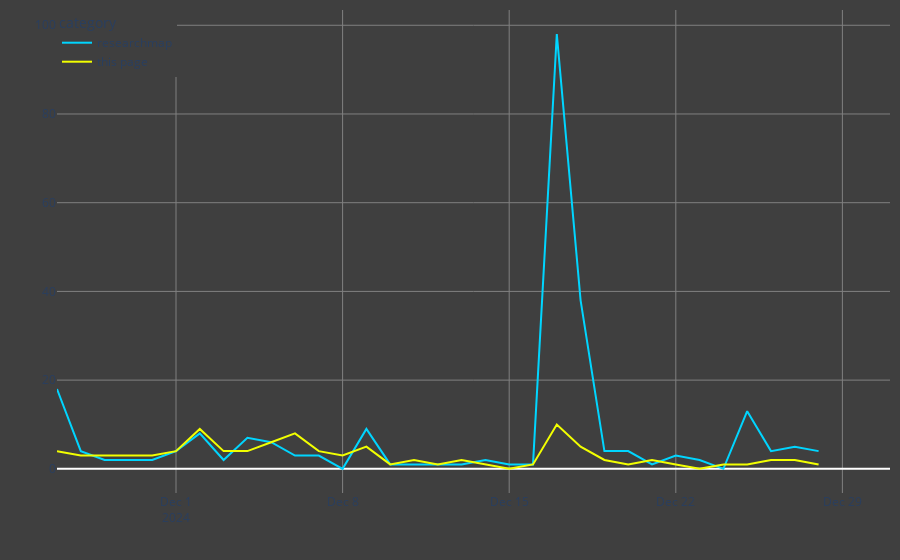

Notebook cell for this chart:
### Code cell
line = px.line(df, x='date', y='value', color = "category",
        color_discrete_map={'researchmap': '#00d5ff', 'this page': '#f2ff00'})
line.update_layout(margin=dict(l=10, r=10, t=10, b=10))
line.update_layout(
    legend=dict(
        x=0,  # x位置（0で左端）
        y=1,  # y位置（1で上端）
        traceorder='normal',  # 凡例アイテムの順番
        orientation='v'  # 縦方向で配置
    )
)
line.update_layout(
    yaxis=dict(
        showgrid=True,  # y軸の目盛り線を表示
        showticklabels=True,  # y軸の目盛りラベルを表示
    )
)
line.update_layout(
    plot_bgcolor="white",  # 描画領域の背景色を白
    paper_bgcolor="white",  # グラフ全体の背景色を白
    xaxis=dict(
        showgrid=True,  # 目盛り線を表示
        gridcolor="gray",  # x軸の目盛り線をグレーに設定
    ),
    yaxis=dict(
        showgrid=True,  # 目盛り線を表示
        gridcolor="gray",  # y軸の目盛り線をグレーに設定
    ),
    legend=dict(
        x=0,
        y=1,
        traceorder='normal',
        orientation='v'
    )
)

line.update_layout({"plot_bgcolor": "#3f3f3f",
                    "paper_bgcolor": "#3f3f3f"})

line.update_layout(
    xaxis_title='',  # x軸のラベルを空に
    yaxis_title=''   # y軸のラベルを空に
)

line

### Figure 1 — Plotly figure (JSON) as saved in the notebook; plotly's stock layout.template omitted (floating-point values rounded to 4 significant figures)
{"data": [{"hovertemplate": "category=researchmap<br>date=%{x}<br>value=%{y}<extra></extra>", "legendgroup": "researchmap", "line": {"color": "#00d5ff", "dash": "solid"}, "marker": {"symbol": "circle"}, "mode": "lines", "name": "researchmap", "orientation": "v", "showlegend": true, "type": "scatter", "x": ["2024-11-26T00:00:00", "2024-11-27T00:00:00", "2024-11-28T00:00:00", "2024-11-29T00:00:00", "2024-11-30T00:00:00", "2024-12-01T00:00:00", "2024-12-02T00:00:00", "2024-12-03T00:00:00", "2024-12-04T00:00:00", "2024-12-05T00:00:00", "2024-12-06T00:00:00", "2024-12-07T00:00:00", "2024-12-08T00:00:00", "2024-12-09T00:00:00", "2024-12-10T00:00:00", "2024-12-11T00:00:00", "2024-12-12T00:00:00", "2024-12-13T00:00:00", "2024-12-14T00:00:00", "2024-12-15T00:00:00", "2024-12-16T00:00:00", "2024-12-17T00:00:00", "2024-12-18T00:00:00", "2024-12-19T00:00:00", "2024-12-20T00:00:00", "2024-12-21T00:00:00", "2024-12-22T00:00:00", "2024-12-23T00:00:00", "2024-12-24T00:00:00", "2024-12-25T00:00:00", "2024-12-26T00:00:00", "2024-12-27T00:00:00", "2024-12-28T00:00:00", "2024-12-29T00:00:00", "2024-12-30T00:00:00", "2024-12-31T00:00:00"], "xaxis": "x", "y": [18, 4, 2, 2, 2, 4, 8, 2, 7, 6, 3, 3, 0, 9, 1, 1, 1, 1, 2, 1, 1, 98, 38, 4, 4, 1, 3, 2, 0, 13, 4, 5, 4, null, null, null], "yaxis": "y"}, {"hovertemplate": "category=this page<br>date=%{x}<br>value=%{y}<extra></extra>", "legendgroup": "this page", "line": {"color": "#f2ff00", "dash": "solid"}, "marker": {"symbol": "circle"}, "mode": "lines", "name": "this page", "orientation": "v", "showlegend": true, "type": "scatter", "x": ["2024-11-26T00:00:00", "2024-11-27T00:00:00", "2024-11-28T00:00:00", "2024-11-29T00:00:00", "2024-11-30T00:00:00", "2024-12-01T00:00:00", "2024-12-02T00:00:00", "2024-12-03T00:00:00", "2024-12-04T00:00:00", "2024-12-05T00:00:00", "2024-12-06T00:00:00", "2024-12-07T00:00:00", "2024-12-08T00:00:00", "2024-12-09T00:00:00", "2024-12-10T00:00:00", "2024-12-11T00:00:00", "2024-12-12T00:00:00", "2024-12-13T00:00:00", "2024-12-14T00:00:00", "2024-12-15T00:00:00", "2024-12-16T00:00:00", "2024-12-17T00:00:00", "2024-12-18T00:00:00", "2024-12-19T00:00:00", "2024-12-20T00:00:00", "2024-12-21T00:00:00", "2024-12-22T00:00:00", "2024-12-23T00:00:00", "2024-12-24T00:00:00", "2024-12-25T00:00:00", "2024-12-26T00:00:00", "2024-12-27T00:00:00", "2024-12-28T00:00:00", "2024-12-29T00:00:00", "2024-12-30T00:00:00", "2024-12-31T00:00:00"], "xaxis": "x", "y": [4, 3, 3, 3, 3, 4, 9, 4, 4, 6, 8, 4, 3, 5, 1, 2, 1, 2, 1, 0, 1, 10, 5, 2, 1, 2, 1, 0, 1, 1, 2, 2, 1, null, null, null], "yaxis": "y"}], "layout": {"legend": {"orientation": "v", "title": {"text": "category"}, "tracegroupgap": 0, "traceorder": "normal", "x": 0, "y": 1}, "margin": {"b": 10, "l": 10, "r": 10, "t": 10}, "paper_bgcolor": "#3f3f3f", "plot_bgcolor": "#3f3f3f", "xaxis": {"anchor": "y", "domain": [0, 1], "gridcolor": "gray", "showgrid": true, "title": {"text": ""}}, "yaxis": {"anchor": "x", "domain": [0, 1], "gridcolor": "gray", "showgrid": true, "showticklabels": true, "title": {"text": ""}}}}
